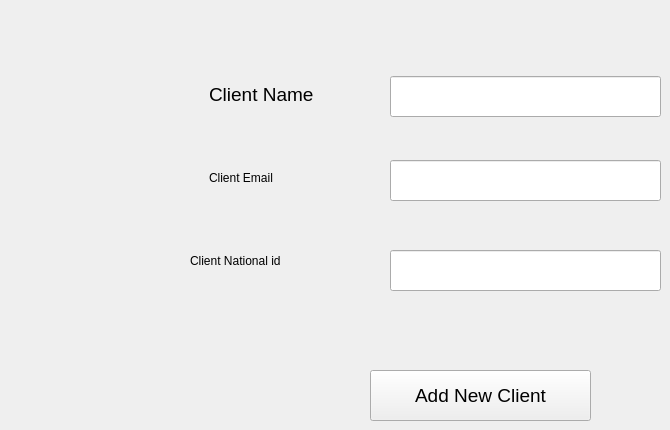
      <widget class="QWidget" name="tab_13">
       <attribute name="title">
        <string>Add New Client</string>
       </attribute>
       <widget class="QLineEdit" name="lineEdit_25">
        <property name="geometry">
         <rect>
          <x>390</x>
          <y>76</y>
          <width>271</width>
          <height>41</height>
         </rect>
        </property>
       </widget>
       <widget class="QLabel" name="label_29">
        <property name="geometry">
         <rect>
          <x>209</x>
          <y>84</y>
          <width>151</width>
          <height>21</height>
         </rect>
        </property>
        <property name="font">
         <font>
          <pointsize>14</pointsize>
         </font>
        </property>
        <property name="text">
         <string>Client Name</string>
        </property>
       </widget>
       <widget class="QPushButton" name="pushButton_22">
        <property name="geometry">
         <rect>
          <x>370</x>
          <y>370</y>
          <width>221</width>
          <height>51</height>
         </rect>
        </property>
        <property name="font">
         <font>
          <pointsize>14</pointsize>
         </font>
        </property>
        <property name="text">
         <string>Add New Client</string>
        </property>
       </widget>
       <widget class="QLabel" name="label_30">
        <property name="geometry">
         <rect>
          <x>209</x>
          <y>167</y>
          <width>151</width>
          <height>21</height>
         </rect>
        </property>
        <property name="text">
         <string>Client Email</string>
        </property>
       </widget>
       <widget class="QLineEdit" name="lineEdit_26">
        <property name="geometry">
         <rect>
          <x>390</x>
          <y>160</y>
          <width>271</width>
          <height>41</height>
         </rect>
        </property>
       </widget>
       <widget class="QLabel" name="label_31">
        <property name="geometry">
         <rect>
          <x>190</x>
          <y>250</y>
          <width>181</width>
          <height>21</height>
         </rect>
        </property>
        <property name="text">
         <string>Client National id</string>
        </property>
       </widget>
       <widget class="QLineEdit" name="lineEdit_31">
        <property name="geometry">
         <rect>
          <x>390</x>
          <y>250</y>
          <width>271</width>
          <height>41</height>
         </rect>
        </property>
       </widget>
      </widget>
